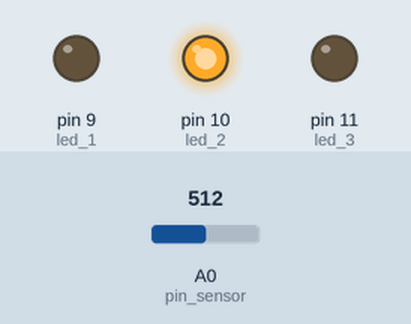
Recording of a sketch running on a simulated Arduino Uno, built with avr-gcc and run on an emulated ATmega328P. On the bench: output pins drawn as LEDs (lit = HIGH). The inputs (shaded band) are chosen by the test bench; at power-on: A0 (pin_sensor) = 512. What the sketch prints to the serial monitor is not drawn.

Above: at 1.2 s.
1.3 s: A0 (pin_sensor) set to 595
4.3 s: A0 (pin_sensor) set to 632
At 4.7 s:
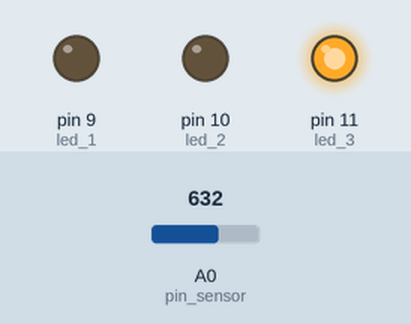
5.8 s: A0 (pin_sensor) set to 803
8.8 s: A0 (pin_sensor) set to 828
At 9.3 s:
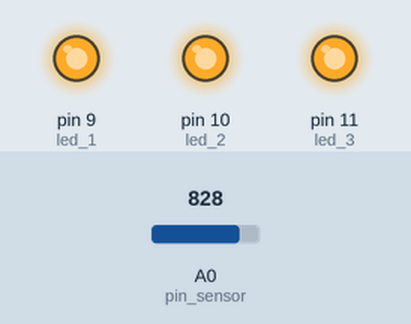
10.3 s: A0 (pin_sensor) set to 306
At 11.5 s:
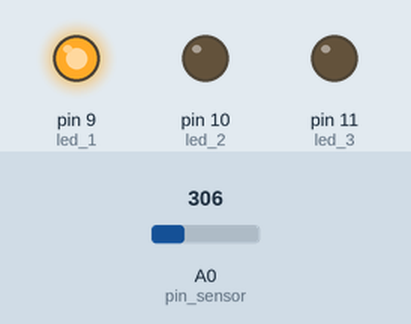
11.8 s: A0 (pin_sensor) set to 511
At 12.8 s:
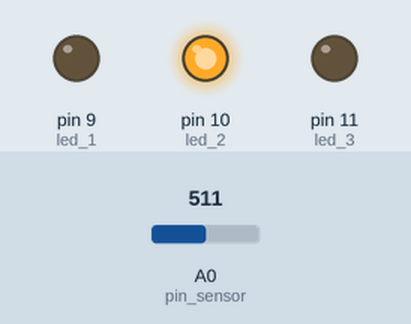
Timing chart, 0 to 14.8 s (numbered marks = the images above; inputs shaded):
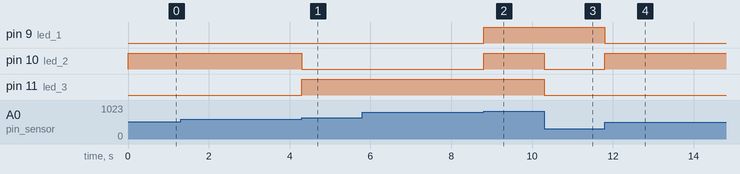

The sketch:

bargraph.ino
```cpp
int pin_sensor = A0;
int valor_sensor = 0;
int led_1 = 9;
int led_2 = 10;
int led_3 = 11;
void setup() {
  // put your setup code here, to run once:
  pinMode(pin_sensor, INPUT);
  Serial.begin(115200);
  pinMode(led_1, OUTPUT);
  pinMode(led_2, OUTPUT);
  pinMode(led_3, OUTPUT);
}

void loop() {
  // put your main code here, to run repeatedly:
  valor_sensor = analogRead(pin_sensor);
  float valor_tensao = (valor_sensor * 5.0) / 1023;
  Serial.print("valor analogico = ");
  Serial.println(valor_tensao);
  if (valor_tensao < 1) {
    digitalWrite(led_1, LOW);
    digitalWrite(led_2, LOW);
    digitalWrite(led_3, LOW);
  }
  if (valor_tensao >= 1 && valor_tensao < 2) {
    digitalWrite(led_1, HIGH);
    digitalWrite(led_2, LOW);
    digitalWrite(led_3, LOW);
  }
  if (valor_tensao >= 2 && valor_tensao < 3) {
    digitalWrite(led_1, LOW);
    digitalWrite(led_2, HIGH);
    digitalWrite(led_3, LOW);
  }
  if (valor_tensao >= 3 && valor_tensao < 4) {
    digitalWrite(led_1, LOW);
    digitalWrite(led_2, LOW);
    digitalWrite(led_3, HIGH);
  }
  if (valor_tensao >= 4) {
    digitalWrite(led_1, HIGH);
    digitalWrite(led_2, HIGH);
    digitalWrite(led_3, HIGH);
  }
}
```

Measured:
- the behaviour switches between 613 and 614 on A0 (pin_sensor) (found by bisection; images 0 and 1)
- the behaviour switches between 818 and 819 on A0 (pin_sensor) (found by bisection; images 1 and 2)
- after the input at 4.3 s, pin 10 (led_2): HIGH → LOW at once; pin 11 (led_3): LOW → HIGH at once
- after the input at 8.8 s, pin 9 (led_1), pin 10 (led_2): LOW → HIGH at once
- after the input at 10.3 s, pin 10 (led_2), pin 11 (led_3): HIGH → LOW at once
- after the input at 11.8 s, pin 9 (led_1): HIGH → LOW at once; pin 10 (led_2): LOW → HIGH at once
